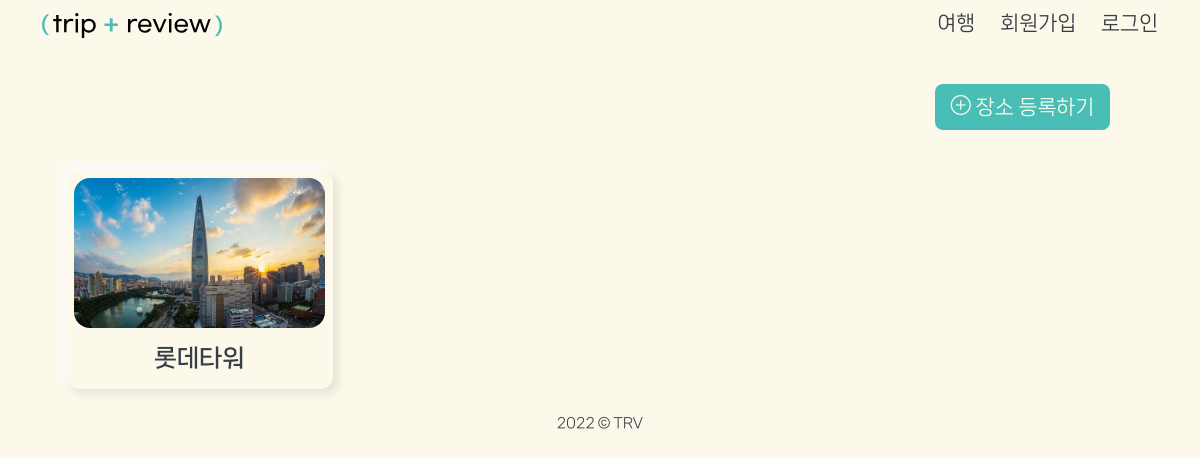
Page /location/ on the earlier database version.
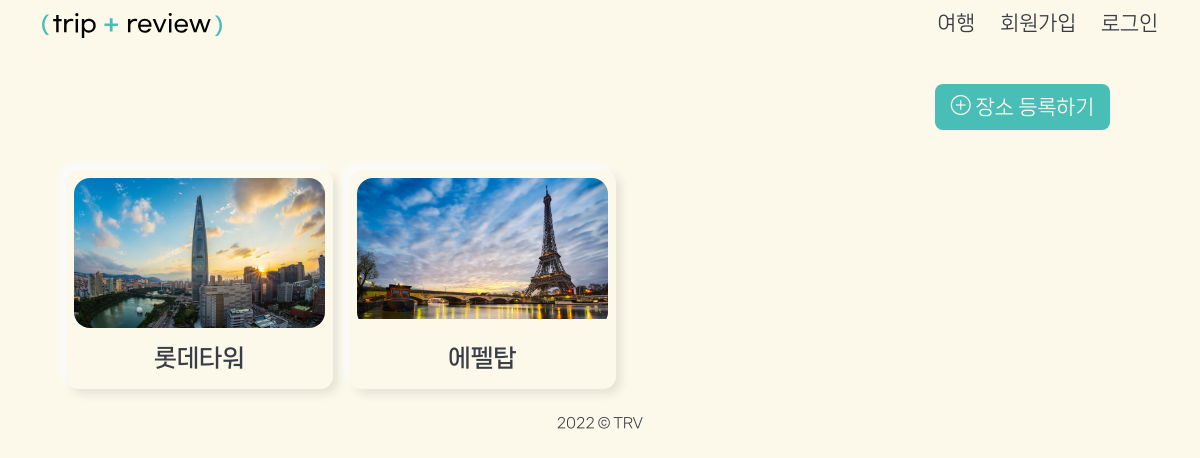
Same page on the later database version.
### location/models.py (models this page shows)
class Location(models.Model):
    title = models.CharField(max_length=80, verbose_name="이름")
    image = ProcessedImageField(
        upload_to="images/",
        blank=False,
        format="JPEG",
        options={"quality": 80},
        verbose_name="대표이미지",
    )
    country = models.CharField(max_length=80, verbose_name="국가")
    city = models.CharField(max_length=80, verbose_name="도시")
    category = models.CharField(
        max_length=10, choices=CATEGORY_CHOICES, default="관광지", verbose_name="카테고리"
    )
    lat = models.CharField(max_length=80, verbose_name="위도")
    lng = models.CharField(max_length=80, verbose_name="경도")
    user = models.ForeignKey(settings.AUTH_USER_MODEL, on_delete=models.CASCADE)
    desc = models.TextField(max_length=300, blank=True, verbose_name="장소 설명문")

### location/views.py (the view)
# urls.py: path("", views.index, name="index"),
def index(request):
    locations = Location.objects.all()
    context = {"locations": locations}
    return render(request, "location/index.html", context)

### location/templates/location/index.html (shortened to what this page needs)
{% extends 'base.html' %}
{% load django_bootstrap5 %}
{% block content %}
  <div id="location">
    <div class="btn-area">
      <a href="{% url 'location:create' %}" class="btnC">
        <i class="bi bi-plus-circle"></i>
        장소 등록하기</a>
    </div>
    <div class="row m-4 g-3 ">
      {% for location in locations %}
        <div class="col-3 box">
          <a href="{% url 'reviews:index' location.pk %}">
            <div class="box-img">
              <img src="{{ location.image.url }}">
            </div>
            <div class="box-cont">
              <h5 class="sub-tit">{{ location.title }}</h5>
            </div>
          </a>
        </div>
      {% endfor %}
    </div>
  </div>
{% endblock %}

Differences in the rows shown:
added Location: image (picture), title "에펠탑"
